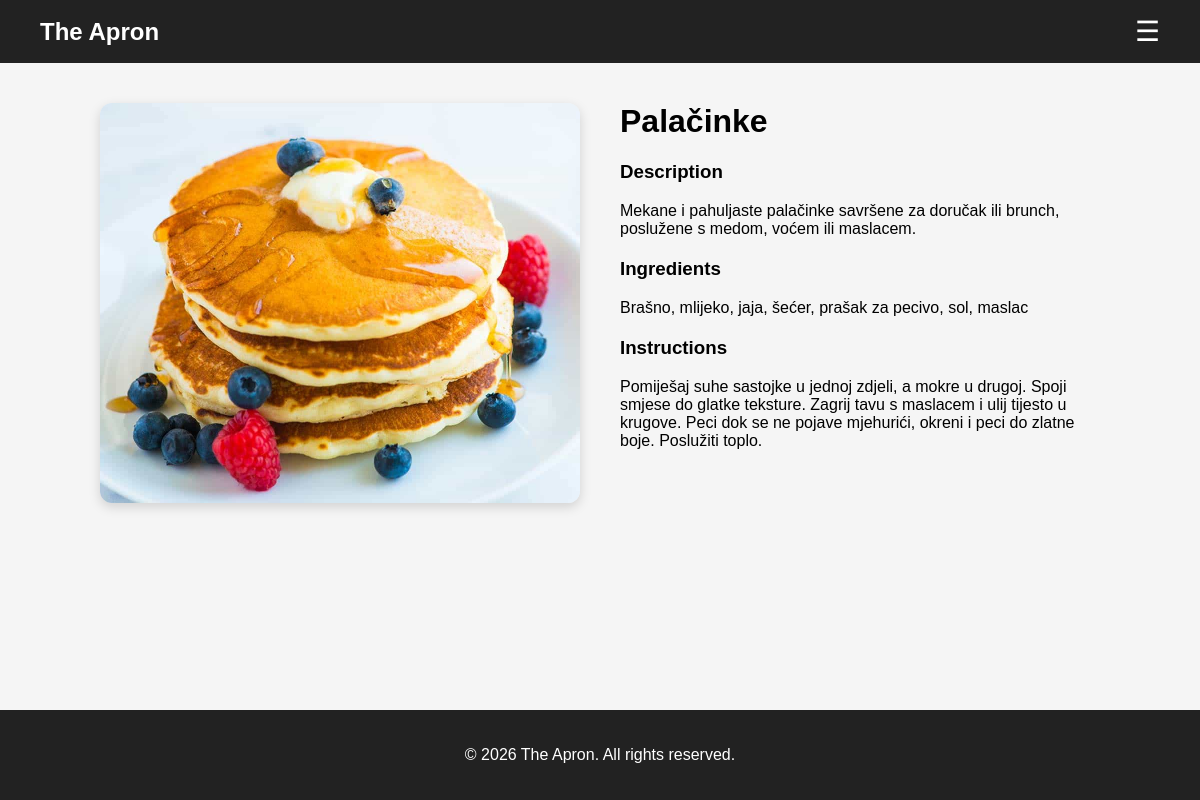
The app's page /recipe.php?id=3 (signed in) with its own data.
### tables this page shows
CREATE TABLE recipes (
    id INT AUTO_INCREMENT PRIMARY KEY,
    title VARCHAR(150) NOT NULL,
    description TEXT NOT NULL,
    ingredients TEXT NOT NULL,
    instructions TEXT NOT NULL,
    image_url VARCHAR(255),
    category_id INT,
    created_at TIMESTAMP DEFAULT CURRENT_TIMESTAMP,
    FOREIGN KEY (category_id) REFERENCES categories(id) ON DELETE SET NULL
);

### recipe.php (the view, shortened to what this page needs)
<?php
require_once "config/db.php";
$id = $_GET['id'];
$stmt = $pdo->prepare("SELECT * FROM recipes WHERE id = ?");
$stmt->execute([$id]);
$recipe = $stmt->fetch(PDO::FETCH_ASSOC);
?>
<!DOCTYPE html>
<html lang="en">
<head>
    <link rel="stylesheet" href="css/style.css">
</head>
<body>
<nav class="navbar">
    <div class="logo">The Apron</div>
    <div class="hamburger" id="hamburger">☰</div>
</nav>
<main class="container">
    <div class="recipe-layout">
        <div class="recipe-image">
            <img src="/theapron<?= $recipe['image_url'] ?>" alt="<?= htmlspecialchars($recipe['title']) ?>">
        </div>
        <div class="recipe-content">
            <h1><?= htmlspecialchars($recipe['title']) ?></h1>
            <h3>Description</h3>
            <p><?= nl2br(htmlspecialchars($recipe['description'])) ?></p>
            <h3>Ingredients</h3>
            <p><?= nl2br(htmlspecialchars($recipe['ingredients'])) ?></p>
            <h3>Instructions</h3>
            <p><?= nl2br(htmlspecialchars($recipe['instructions'])) ?></p>
        </div>
    </div>
</main>
<footer class="footer">
    <p>© 2026 The Apron. All rights reserved.</p>
</footer>
</body>
</html>

### css/style.css (style rules this page uses)
body { margin: 0; font-family: Arial, sans-serif; background: #f5f5f5; min-height: 100vh; display: flex; flex-direction: column; }
.container { flex: 1; width: 90%; max-width: 1200px; margin: 0 auto; }
.navbar { background: #222; color: white; display: flex; justify-content: space-between; align-items: center; padding: 15px 40px; position: relative; }
.logo { font-size: 24px; font-weight: bold; }
.hamburger { font-size: 28px; cursor: pointer; user-select: none; }
.footer { background: #222; color: white; text-align: center; padding: 20px; }
.recipe-layout { display: flex; gap: 40px; align-items: flex-start; margin: 40px auto; max-width: 1000px; }
.recipe-image { flex: 1; }
.recipe-image img { width: 100%; height: 400px; object-fit: cover; border-radius: 12px; box-shadow: 0 4px 12px rgba(0,0,0,0.15); }
.recipe-content { flex: 1; }
.recipe-content h1 { margin-top: 0; }
.recipe-content h3 { margin-top: 20px; }
* { box-sizing: border-box; }

### records on screen
recipes: image_url (picture), title "Palačinke", description "Mekane i pahuljaste palačinke savršene za doručak ili brunch, poslužene s medom, voćem ili maslacem.", ingredients "Brašno, mlijeko, jaja, šećer, prašak za pecivo, sol, maslac", instructions "Pomiješaj suhe sastojke u jednoj zdjeli, a mokre u drugoj. Spoji smjese do glatke teksture. Zagrij tavu s maslacem i ulij tijesto u krugove. Peci dok se ne pojave mjehurići, okreni i peci do zlatne boje. Poslužiti toplo."
